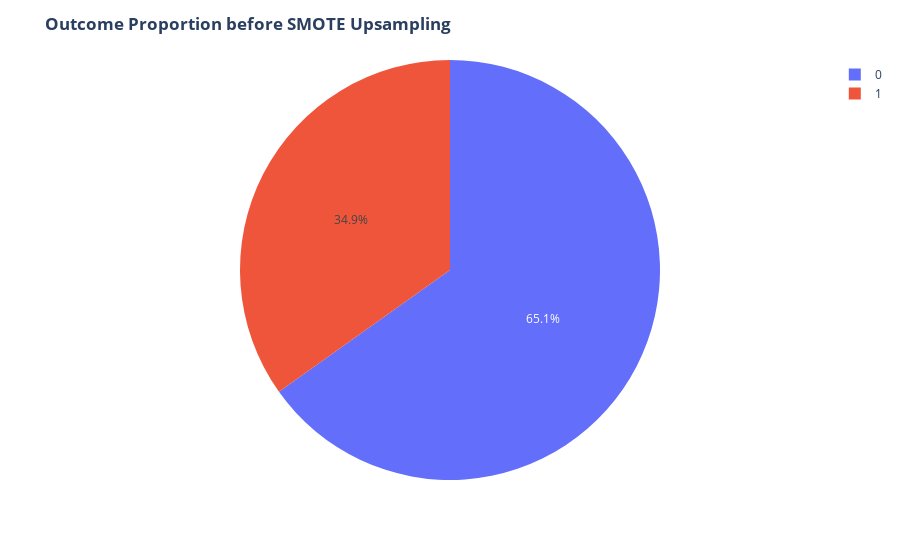

Write notebook code for a chart like this one.
### Markdown cell above
### Handling Imbalance

### Code cell
fig = px.pie(y_train,names='Outcome')
fig.update_layout(title='<b>Outcome Proportion before SMOTE Upsampling</b>')
fig.show()

### Figure 1 — Plotly figure (JSON) as saved in the notebook; plotly's stock layout.template omitted (floating-point values rounded to 4 significant figures; data arrays with more than 128 entries replaced by an {"elided": "..."} marker saying what was removed)
{"data": [{"domain": {"x": [0, 1], "y": [0, 1]}, "hovertemplate": "Outcome=%{label}<extra></extra>", "labels": {"elided": "614 int values"}, "legendgroup": "", "name": "", "showlegend": true, "type": "pie"}], "layout": {"legend": {"tracegroupgap": 0}, "margin": {"t": 60}, "title": {"text": "<b>Outcome Proportion before SMOTE Upsampling</b>"}}}
